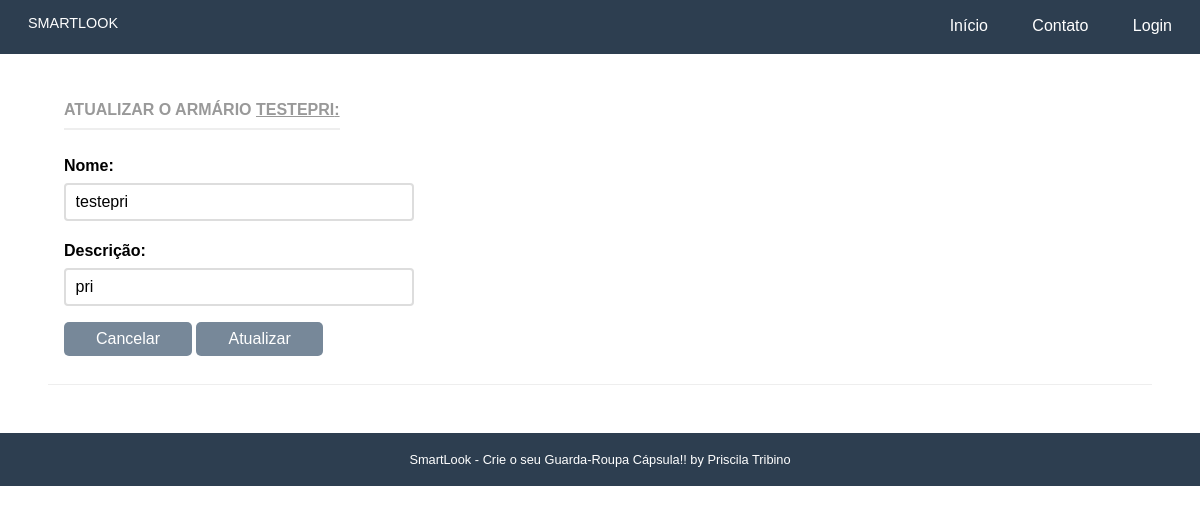
Screenshot of /armario/armarios/12 with the database file from the repository.
### armario/models.py (models this page shows, shortened)
class Armario(models.Model):
    name = models.CharField('Nome', max_length=50, blank=False)
    slug = models.SlugField('Atalho')
    descricao = models.CharField('Descrição', max_length=100, blank=True)
    created_at = models.DateField('Criado em', auto_now_add=True)
    updated_at = models.DateField('Atualizado em', auto_now=True)
    user = models.ForeignKey(User, blank=False, on_delete=models.PROTECT, related_name='user')
    objetos = models.Manager()

### armario/views.py (the view)
# urls.py: path('armarios/<pk>', ArmarioUpdateView.as_view(), name="atualiza_armarios"),
class ArmarioUpdateView(UpdateView):
    template_name = "armario/atualiza.html"
    model = Armario
    fields = ['name', 'descricao']
    context_object_name = 'armario'
    success_url = reverse_lazy("armario:lista_armarios")

### armario/templates/armario/atualiza.html (shortened to what this page needs)
{% extends "base.html" %}
{% load static %}
{% block content %}
<div class="pure-g-r content-ribbon">
  <div class="pure-u-1">
    <div class="l-box">
      <div class="card">
        <h4 class="content-subhead">Atualizar o Armário <u>{{ armario.name }}: </u></h4>
            <form class="pure-form pure-form-stacked" method="post">
                <fieldset>
                    {% for field in form %}
                   <div class="pure-control-group">
                        {{ field.label_tag }}
                        {{ field }}
                   </div>
                         {% endfor %}
                    <div class="text-right">
                        <a href="{% url 'armario:lista_armarios' %}" class="pure-button primary-button">
                            Cancelar
                        </a>
                    <button type="submit" class="pure-button pure-button-primary">Atualizar</button>
                </fieldset>
      </div>
    </div>
  </div>
</div>
{% endblock %}

### core/static/css/pure-min.css (style rules this page uses)
html { font-size:100%;-ms-text-size-adjust:100%;-webkit-text-size-adjust:100% }
html,button,input,select,textarea { font-family:sans-serif }
body { margin:0 }
h4 { font-size:1em;margin:1.33em 0 }
form { margin:0 }
fieldset { border:1px solid silver;margin:0 2px;padding:.35em .625em .75em }
button,input,select,textarea { font-size:100%;margin:0;vertical-align:baseline;*vertical-align:middle }
button,input { line-height:normal }
button,select { text-transform:none }
button,html input[type=button],input[type=reset],input[type=submit] { -webkit-appearance:button;cursor:pointer;*overflow:visible }
.pure-button { display:inline-block;*display:inline;zoom:1;line-height:normal;white-space:nowrap;vertical-align:baseline;text-align:center;cursor:pointer;-webkit-user-drag:none;-webkit-user-select:none;-moz-user-select:none;-ms-user-select:none;user-select:none }
.pure-button { font-size:100%;*font-size:90%;*overflow:visible;padding:.5em 1.5em;color:#444;color:rgba(0,0,0,.8);*color:#444;border:1px solid #999;border:0 rgba(0,0,0,0);background-color:#E6E6E6;text-decoration:none;border-radius:2px;-webkit-transition:.1s linear -webkit-box-shadow;-moz-transition:.1s linear -moz-box-shadow;-ms-transition:.1s linear box-shadow;-o-transition:.1s linear box-shadow;transition:.1s linear box-shadow }
.pure-button-primary,.pure-button-selected,a.pure-button-primary,a.pure-button-selected { background-color:#0078e7;color:#fff }
.pure-form input[type=text],.pure-form input[type=password],.pure-form input[type=email],.pure-form input[type=url],.pure-form input[type=date],.pure-form input[type=month],.pure-form input[type=time],.pure-form input[type=datetime],.pure-form input[type=datetime-local],.pure-form input[type=week],.pure-form input[type=number],.pure-form input[type=search],.pure-form input[type=tel],.pure-form input[type=color],.pure-form select,.pure-form textarea { padding:.5em .6em;display:inline-block;border:1px solid #ccc;font-size:.8em;box-shadow:inset 0 1px 3px #ddd;border-radius:4px;-webkit-transition:.3s linear border;-moz-transition:.3s linear border;-ms-transition:.3s linear border;-o-transition:.3s linear border;transition:.3s linear border;-webkit-box-sizing:border-box;-moz-box-sizing:border-box;box-sizing:border-box }
.pure-form label { margin:.5em 0 .2em;font-size:90% }
.pure-form fieldset { margin:0;padding:.35em 0 .75em;border:0 }
.pure-form-stacked input[type=text],.pure-form-stacked input[type=password],.pure-form-stacked input[type=email],.pure-form-stacked input[type=url],.pure-form-stacked input[type=date],.pure-form-stacked input[type=month],.pure-form-stacked input[type=time],.pure-form-stacked input[type=datetime],.pure-form-stacked input[type=datetime-local],.pure-form-stacked input[type=week],.pure-form-stacked input[type=number],.pure-form-stacked input[type=search],.pure-form-stacked input[type=tel],.pure-form-stacked input[type=color],.pure-form-stacked select,.pure-form-stacked label,.pure-form-stacked textarea { display:block;margin:.25em 0 }
.pure-u-1,.pure-u-1-2,.pure-u-1-3,.pure-u-2-3,.pure-u-1-4,.pure-u-3-4,.pure-u-1-5,.pure-u-2-5,.pure-u-3-5,.pure-u-4-5,.pure-u-1-6,.pure-u-5-6,.pure-u-1-8,.pure-u-3-8,.pure-u-5-8,.pure-u-7-8,.pure-u-1-12,.pure-u-5-12,.pure-u-7-12,.pure-u-11-12,.pure-u-1-24,.pure-u-5-24,.pure-u-7-24,.pure-u-11-24,.pure-u-13-24,.pure-u-17-24,.pure-u-19-24,.pure-u-23-24 { display:inline-block;*display:inline;zoom:1;letter-spacing:normal;word-spacing:normal;vertical-align:top;text-rendering:auto }
.pure-u-1 { width:100% }
.pure-g-r { letter-spacing:-.31em;*letter-spacing:normal;*word-spacing:-.43em;font-family:FreeSans,Arimo,"Droid Sans",Helvetica,Arial,sans-serif;display:-webkit-flex;-webkit-flex-flow:row wrap;display:-ms-flexbox;-ms-flex-flow:row wrap }
.pure-g-r [class *="pure-u"] { font-family:sans-serif }

### rows the page displays
Armario: name "TESTEPRI", form "testepri" "pri"

### other values shown
{{ field.label_tag }} "Nome:" "Descrição:"
